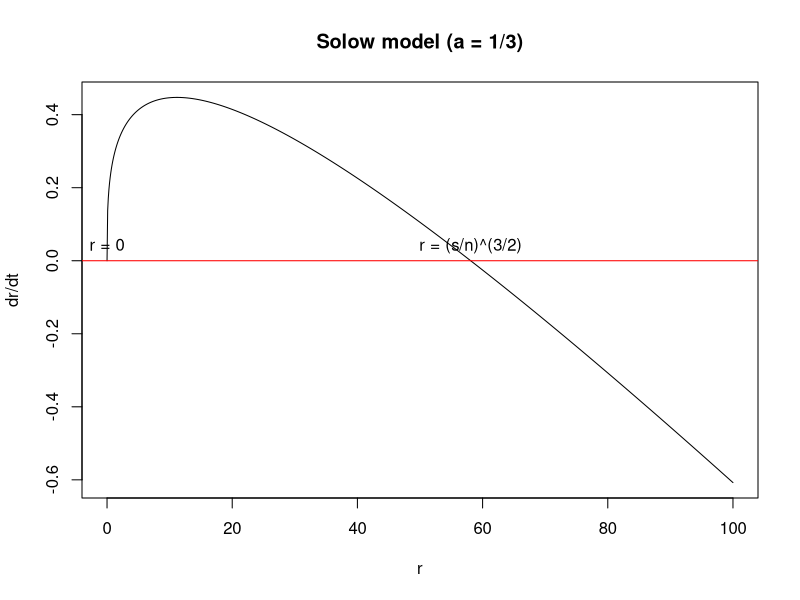
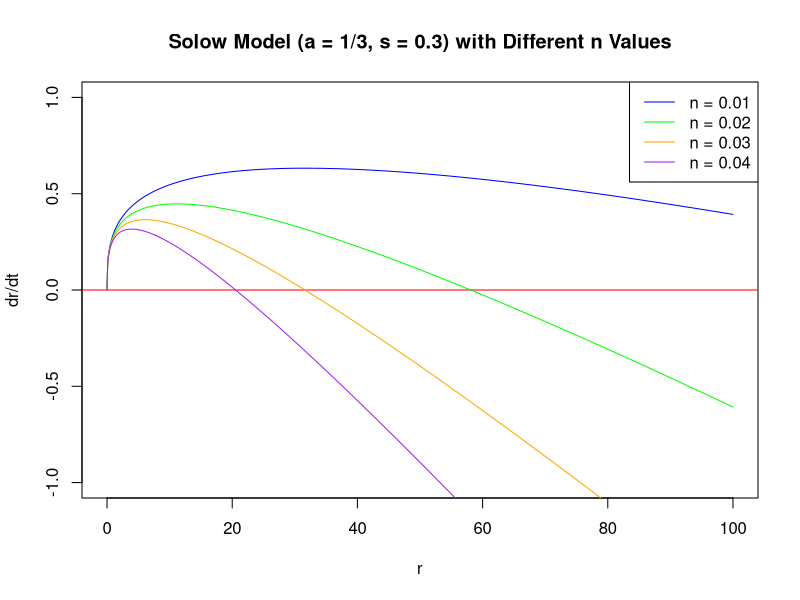
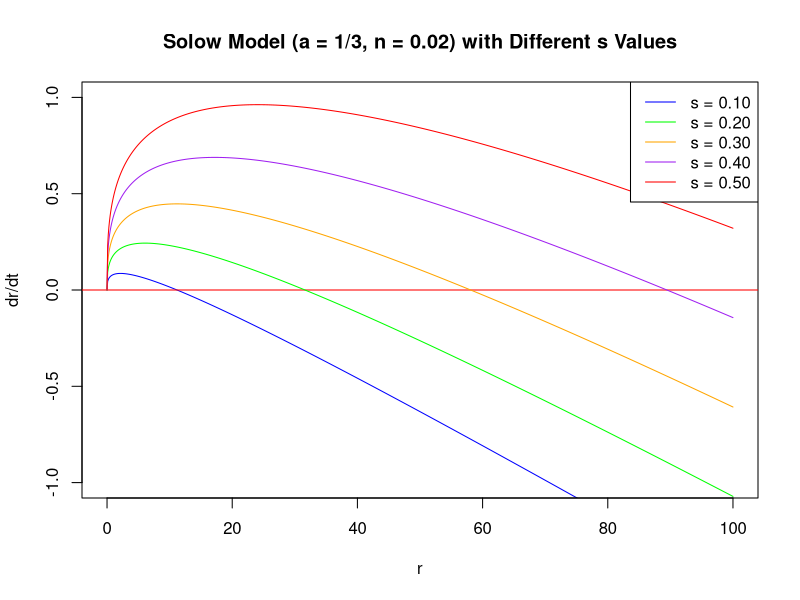

Here is the R script that generated these plots, in order:
## ---- chunk 1
solow_model <- function (s, n, r, a) {
  drdt <- s * r^a - n * r
  return(drdt)
}

s <- 0.3
n <- 0.02
a <- 1/3

r <- seq(0, 100, by = 0.1)

drdt <- solow_model(s, n, r, a)

plot(r, drdt, type = "l", xlab = "r", ylab = "dr/dt")
title("Solow model (a = 1/3)")
abline(h = 0, col = "red")

# add label at r = 0 and r = (s/n)^(3/2)
text(0, 0, "r = 0", pos=3)
text((s/n)^(1/(1-a)), 0, "r = (s/n)^(3/2)", pos=3)
## ---- chunk 2
# simulation of the Solow model possible trajectories for different n
# Parameters
s <- 0.3
a <- 1/3
r <- seq(0, 100, by = 0.1)

# Different values of n to simulate
n_values <- c(0.01, 0.02, 0.03, 0.04)

# Colors for each trajectory
colors <- c("blue", "green", "orange", "purple")

# Plot the initial graph for the first value of n
n <- n_values[1]
drdt <- solow_model(s, n, r, a)
plot(r, drdt, type = "l", col = colors[1], xlab = "r", ylab = "dr/dt", ylim = c(-1, 1))
title("Solow Model (a = 1/3, s = 0.3) with Different n Values")
abline(h = 0, col = "red")

# Plot other trajectories
for (i in 2:length(n_values)) {
  n <- n_values[i]
  drdt <- solow_model(s, n, r, a)
  lines(r, drdt, col = colors[i])
}


# Add legend
legend("topright", legend = sprintf("n = %.2f", n_values), col = colors, lty = 1)

## ---- chunk 3
# simulation of the Solow model possible trajectories for different s
# Parameters
n <- 0.02
a <- 1/3
r <- seq(0, 100, by = 0.1)

s_values <- c(0.1, 0.2, 0.3, 0.4, 0.5)

# Colors for each trajectory
colors <- c("blue", "green", "orange", "purple", "red")

# Plot the initial graph for the first value of n
s <- s_values[1]
drdt <- solow_model(s, n, r, a)
plot(r, drdt, type = "l", col = colors[1], xlab = "r", ylab = "dr/dt", ylim = c(-1, 1))
title("Solow Model (a = 1/3, n = 0.02) with Different s Values")
abline(h = 0, col = "red")

# Plot other trajectories
for (i in 2:length(s_values)) {
  s <- s_values[i]
  drdt <- solow_model(s, n, r, a)
  lines(r, drdt, col = colors[i])
}


# Add legend
legend("topright", legend = sprintf("s = %.2f", s_values), col = colors, lty = 1)
